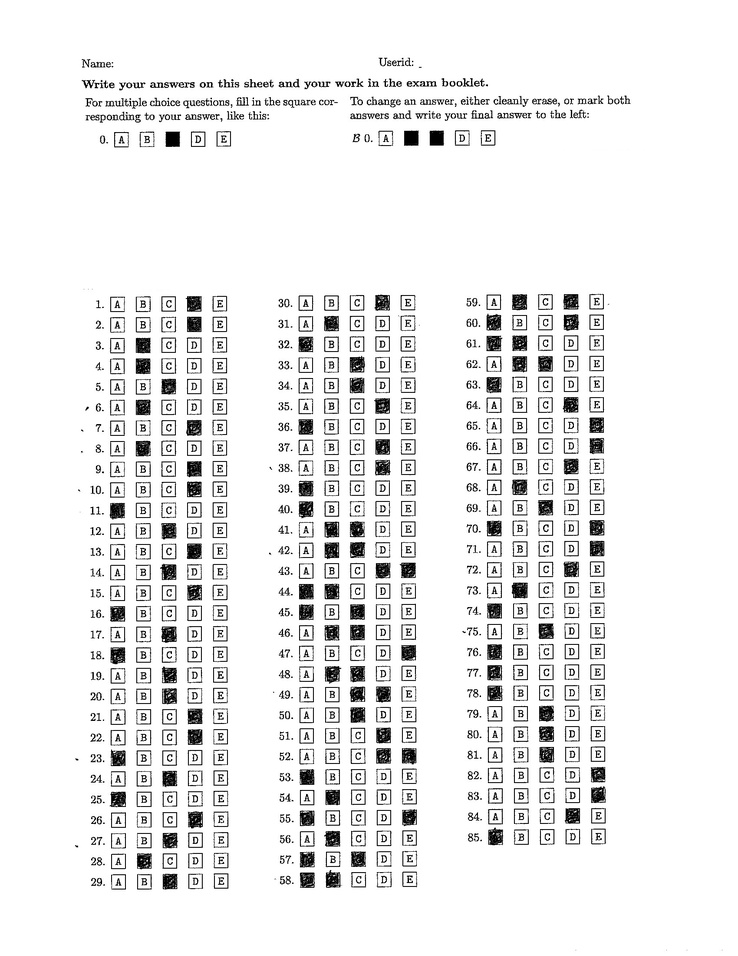
#> input picture assignment1/a-27.jpg, 738 x 956 px, shrunk from 1700 x 2200 before the run
$ python grade.py a-27.jpg out.png a-3.jpg
#> lines starting #> are read from the running program, lines starting #| are printed output that depends on the picture
#!/usr/bin/env python3
import numpy as np
from PIL import Image, ImageFilter, ImageDraw
import sys
import json
## the traces function is used to find the traces of an image around the pixel
def traces(im, image, i, j):
    up,down,right,left = 0,0,0,0
    ##this for loop is used to traverse 40 pixels to down and get the total number of black(<120) pixels
    for ii in range(i, image.shape[1]):
        for jj in range(j, j + 40):
            # (ii,jj)->staring point
            try:
                if (im.getpixel((ii, jj)) < 200):down = down + 1
            except:pass
        break
    ##this for loop is used to traverse 40 pixels up to get the total number of(<120) black pixels
    for ii in range(i, image.shape[1]):
        for jj in range(j - 40, j):
            # (ii,jj)->staring point
            try:
                if (im.getpixel((ii, jj)) < 200):up = up + 1
            except:pass
        break
    ##this for loop is used to traverse 40 pixels to right and get the total number of black(<120) pixels
    for jj in range(j, image.shape[0]):
        for ii in range(i, i + 40):
            try:
                if (im.getpixel((ii, jj)) < 200):right = right + 1
            except:pass
        break
    ##this for loop is used to traverse 40 pixels to left and get the total number of black(<120) pixels
    for jj in range(j, image.shape[0]):
        for ii in range(i - 40, i):
            try:
                if (im.getpixel((ii, jj)) < 200):left = left + 1
            except:pass
        break
    ##if there are 8 black pixels in each direction traversed then we return true or else false
    if (down > 8 and right > 8 and up > 8 and left > 8):return True
    else:return False
##this function is used to add column lines to make a total of 15 lines on the image for creating the grid system in the image
def func(my_list, position, i, j):
    if (position == 'r'):my_list.insert(i + 1, my_list[i] + 55)
    if (position == 'l'):my_list.insert(j, my_list[j] - 60)
    return my_list
##driver code
if len(sys.argv) < 4:
    print("Usage: \n./grade.py form.jpg output.jpg output.txt")
    sys.exit()
# print("Processing the image and plotting the red pixels..........")
im = Image.open(sys.argv[1])
#> im is the input picture: PIL image 738x956 L; min 0, max 255, mean 236.7
#im=im.filter(ImageFilter.SMOOTH)
#im=im.filter(ImageFilter.SHARPEN)

image = np.array(im)
cluster = {}
#Traversing the image array pixel by pixel to get the red points
for i in range(image.shape[1]):
    for j in range(image.shape[0]):
        if (im.getpixel((i, j)) < 40):  ##its a black pixel stop and traverse in all 4 directions
            if (traces(im, image, i, j) == True):cluster[(i, j)] = 0
# print("Total No. of red coordinates: ", len(cluster))
##this converts a greyscale image to a rgb channel so that we can put different colors on the image
img2 = Image.new('RGB', (image.shape[1], image.shape[0]), color='white')
#> img2: PIL image 738x956 RGB; every value is 255
image2 = np.array(img2)
#converting each pixel from greyscale to 3 rgb channel we put the same greyscale value to each r,g,b panel
for i in range(image2.shape[1]):
    for j in range(image2.shape[0]):img2.putpixel((i, j), (im.getpixel((i, j)), im.getpixel((i, j)), im.getpixel((i, j))))  ## converting gray scale to 3 channnels of rgb so that we can put red pixel
#we put red pixels from the cluster dictionary , this puts a lot of red points in the answers box
for key, value in cluster.items():img2.putpixel((key[0], key[1]), (139, 0, 0))  ## putting red pixels
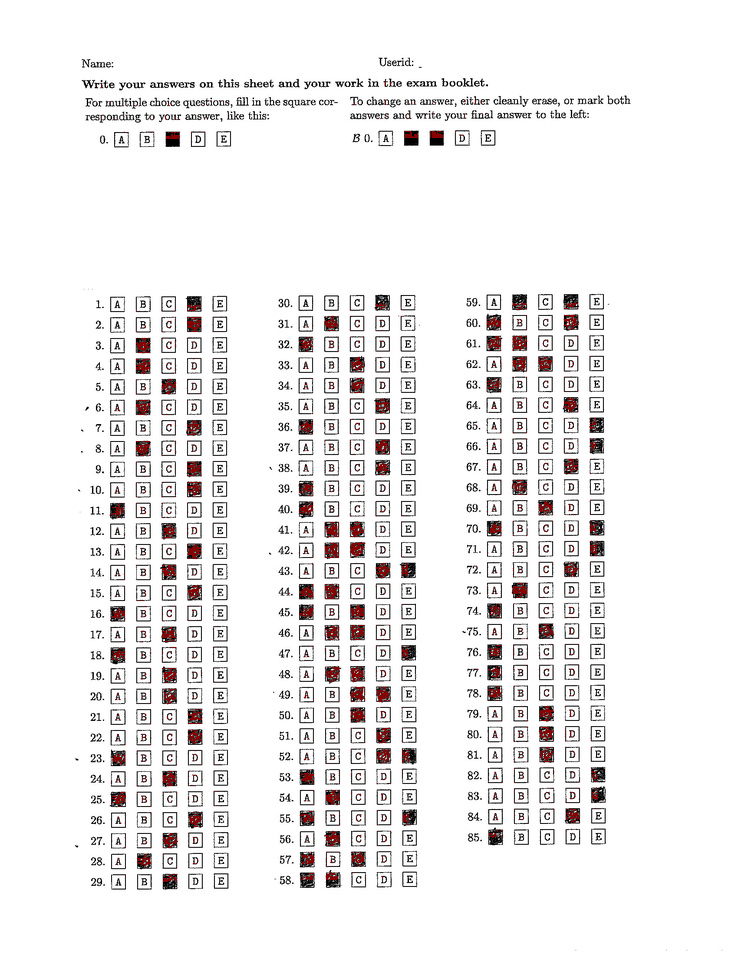
#> img2: PIL image 738x956 RGB; mean R, G, B 238.3, 236.5, 236.5
img2.save('red.jpg')
# print("Clustering the red points to construct blue circles..........")
temp_cluster = cluster
## now we have all the coordinates of the red points lets cluster them together and find out how many points each has within a circle of radius 12
for key, value in cluster.items():
    for i in range(key[0] - 12, key[0] + 12):
        for j in range(key[1] - 12, key[1] + 12):
            r, g, b = img2.getpixel((i, j))
            if (r == 139):cluster[(key[0], key[1])] = cluster[(key[0], key[1])] + 1  ## here we are counting how many points lies within a radius of 35 for that particular point
    cluster[(key[0], key[1])] = cluster[(key[0], key[1])] - 1  ## remove the same element added
#> after the loop, cluster = 9182 items
##drawing blue circle around the a square box of the points found in the cluster dictionary this removes the outliers of red and gets us blue circles only around the main concentrated region of red pixels so that we get blue circles only over the marked answers
threshold = int(len(cluster) / 480) ##putting a threshold
#> threshold = 19
draw = ImageDraw.Draw(img2)
for key, value in cluster.items():
    if value > threshold:
        draw.ellipse((key[0] - 12, key[1] - 12, key[0] + 12, key[1] + 12), fill='blue')
#> this loop made 9182 passes
#> (key, value) on passes 1 to 3: ((101, 84), 3), ((101, 85), 3), ((101, 87), 3)
img2.save('circle.jpg')
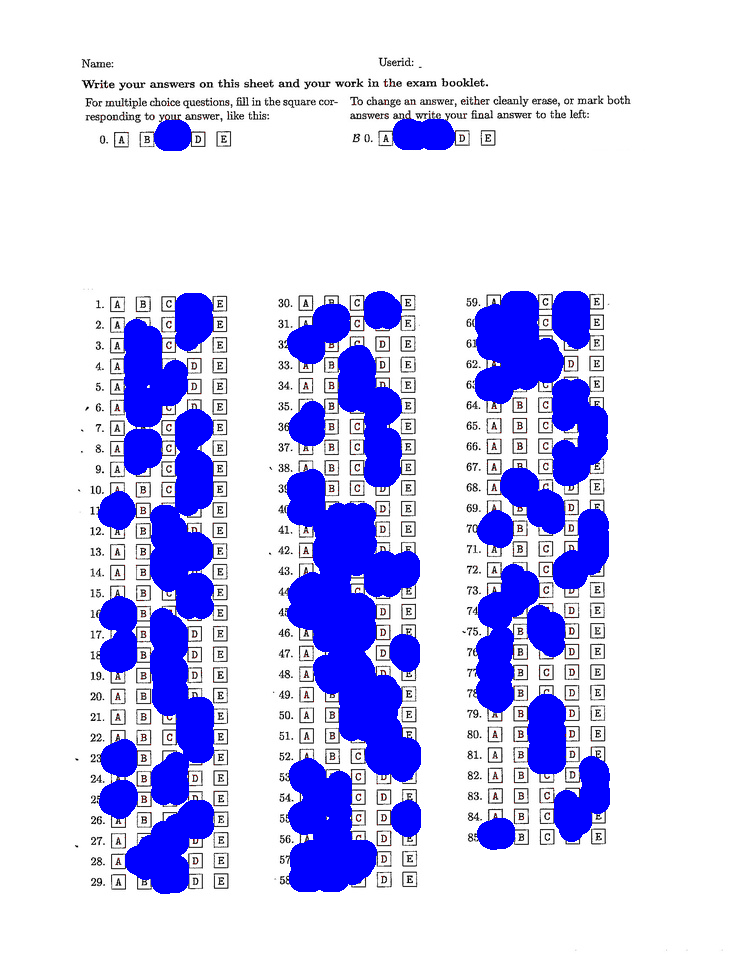
#> saved as circle.jpg: PIL image 738x956 RGB; mean R, G, B 206, 205.8, 246
# print("Creating a grid system......")
##getting the row coordinates for drawing the horizontal lines
column,row = {},{}
for i in range(np.array(img2).shape[0]):
    for j in range(np.array(img2).shape[1]):
        r, g, b = img2.getpixel((j, i))
        if (r == 0 and g == 0 and b == 255):
            if i in row:row[i] += 1
            else:row[i] = 0
#> after the loop, row = 635 items
##getting the column coordinates for drawing the vertical lines
for i in range(np.array(img2).shape[1]):
    for j in range(np.array(img2).shape[0]):
        r, g, b = img2.getpixel((i, j))
        if (r == 0 and g == 0 and b == 255 and j > 400):
            if i in column:column[i] += 1
            else:column[i] = 0
#> after the loop, column = 384 items
# [4 lines of commented-out code are left out]
y_list,x_list = [],[]
# for columns we draw the vertical lines
previous = 0
for key, value in column.items():
    draw = ImageDraw.Draw(img2)
    if (int(key) - int(previous) > 60 and value > 30):
        draw.line((key, 0, key, np.array(img2).shape[0]), fill=128)
        previous = key
        y_list.append(key)
#> this loop made 384 passes
#> (value, previous) on pass 3: (58, 100)
#> previous on passes 64, 118, 179, 240, 252, 313: 161, 288, 349, 410, 477, 538
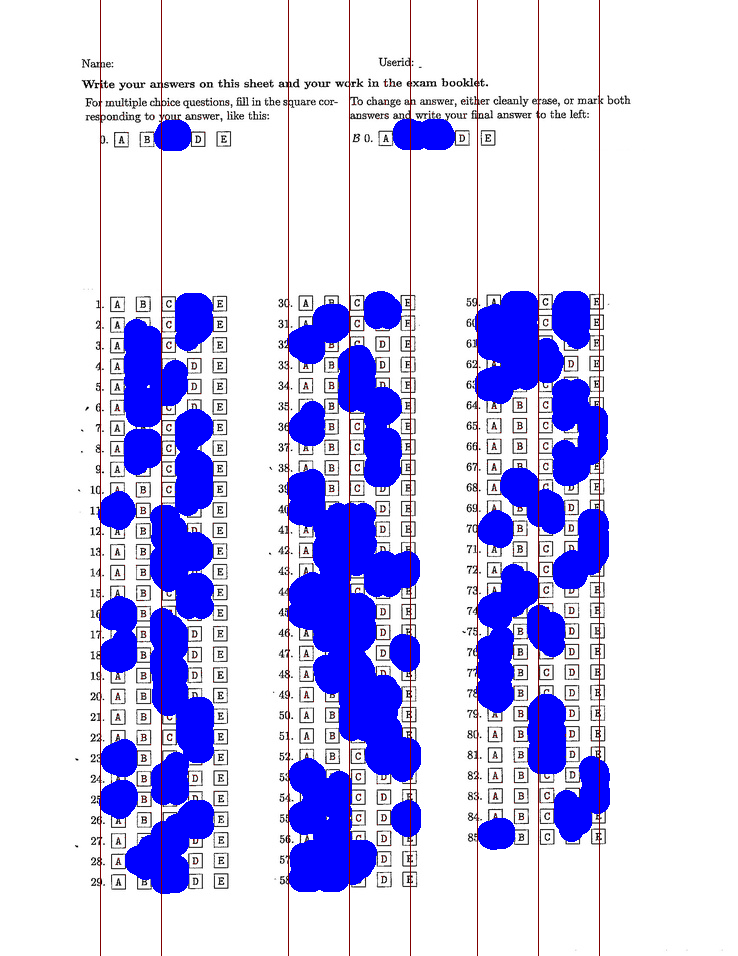
#> img2: PIL image 738x956 RGB; mean R, G, B 205.5, 203.9, 243.5
#> after the loop, previous = 599; y_list = [100, 161, 288, 349, 410, 477, 538, 599]
# print(y_list)
##creating the intermediate mising y lines
my_list = y_list
#> my_list = [100, 161, 288, 349, 410, 477, 538, 599]
while (len(my_list) < 15):
    for i in range(len(my_list) - 1):
        j = i + 1
        diff = my_list[j] - my_list[i]
        if (diff > 100 and (i + 1) % 5 != 0):
            my_list = func(my_list, 'r', i, j)
            break
        if (diff > 220 and (i + 1) % 5 == 0):
            my_list = func(my_list, 'l', i, j)
            break
    if (len(my_list) >= 15):break
    my_list = func(my_list, 'r', len(my_list) - 1, 0)
#> this loop made 6 passes
#> my_list on passes 1 to 3: [100, 161, 216, 288, 349, 410, 477, 538, 599, 654], [100, 161, 216, 288, 349, 410, 477, 538, 599, 654, 709], [100, 161, 216, 288, 349, 410, 477, 538, 599, 654, 709, 764]
y_list = my_list
#> y_list = [100, 161, 216, 288, 349, 410, 477, 538, 599, 654, 709, 764, 819, 874, 929]
# print(y_list)
##drawing the intermediate missing y lines ie.. the vertical lines
for i in range(len(y_list)):
    draw = ImageDraw.Draw(img2)
    draw.line((y_list[i], 0, y_list[i], np.array(img2).shape[0]), fill=128)
#> this loop made 15 passes
keys = list(row.keys())
#> keys = 635 values from 119 to 893
for i in range(len(keys)):
    if int(keys[i]) > 500:
        start = int(keys[i])
        break
#> this loop made 243 passes
#> start on pass 243: 501
threshold = (int(keys[len(keys) - 1]) - int(start)) / 29
#> threshold = 13.52
# for rows--- creating the 29 horizontal lines , note that we ignore the first 500 pixels as the answers start after that in all the test images,this ignores the question paper number of the student
previous = 0
for key, value in row.items():
    draw = ImageDraw.Draw(img2)
    if (int(key) - int(previous) > int(threshold) and value > 50 and key > 500):
        draw.line((0, key, np.array(img2).shape[1], key), fill=128)
        previous = key
        x_list.append(key)
#> this loop made 635 passes
#> (key, value) on passes 1 to 3: (119, 28), (120, 53), (121, 68)
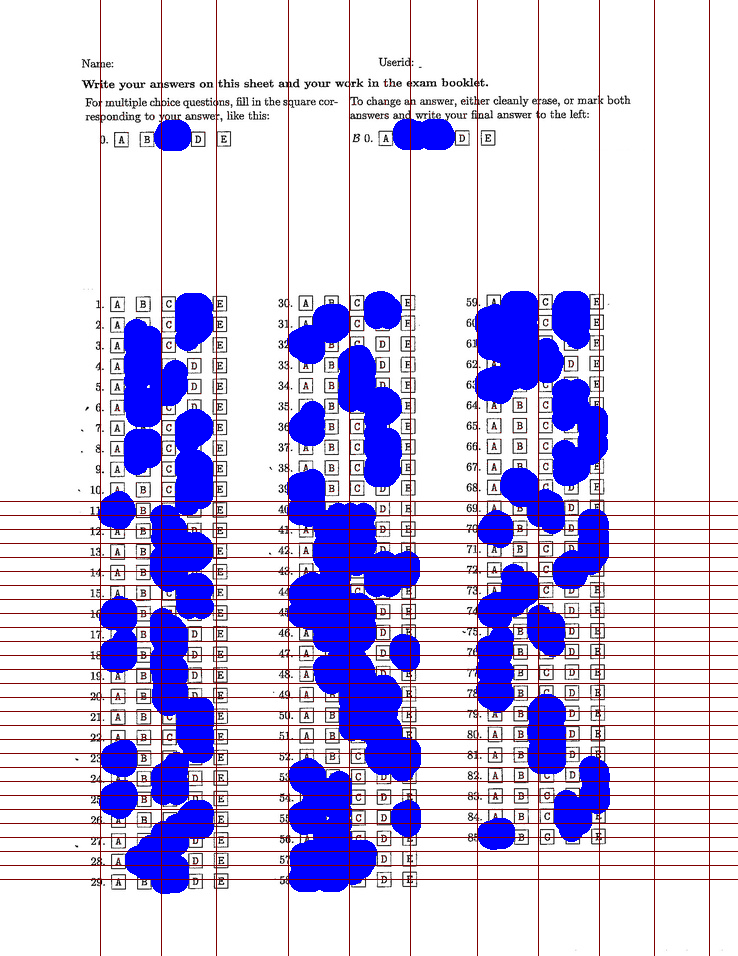
#> img2: PIL image 738x956 RGB; mean R, G, B 203.5, 197.7, 235.4
#> after the loop, previous = 879; x_list = 28 values from 501 to 879
# print("Intersection y list: ", len(y_list))
# print("Intersection x list: ", len(x_list))
img2.save(sys.argv[2])
# print("Calculating the answers from the grid system.........")
##now our grid system is ready so we create a dictionary of answers
answer_list = {}
for i in range(1, 88):answer_list[str(i)] = []
## here we check if there are atleast 15 blue pixels in a square box of 9x9 to the bottom right from the point of intersection vertical and horizontal lines and append the corresponding answwer to the list of dictionary
for i in range(len(x_list)):
    for j in range(len(y_list)):
        counter = 0
        for x in range(x_list[i], x_list[i] + 9):
            for y in range(y_list[j], y_list[j] + 9):
#> (the run stopped early here; a loop or call above may not have finished)
